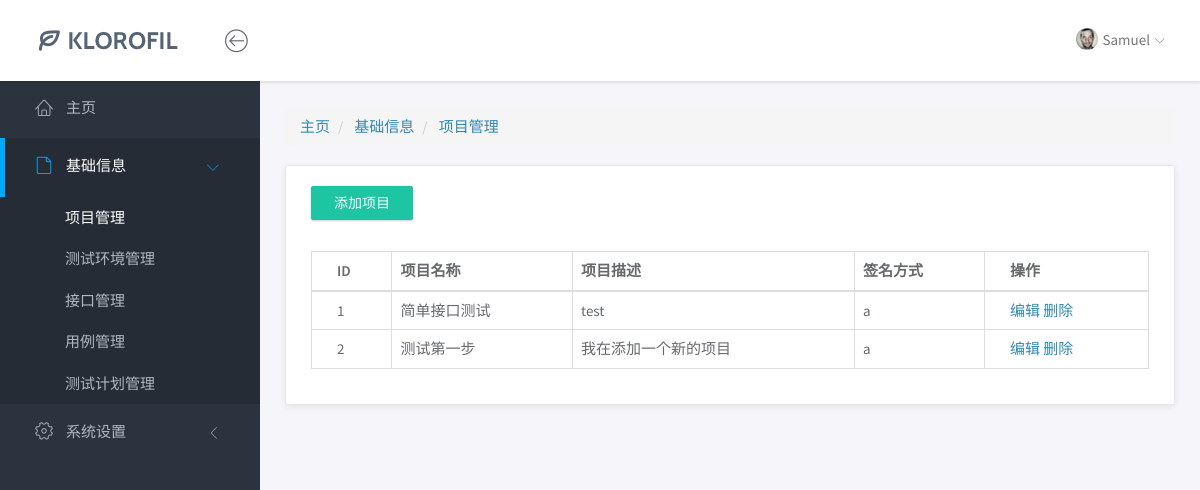
The app's page /base/project/, older data.
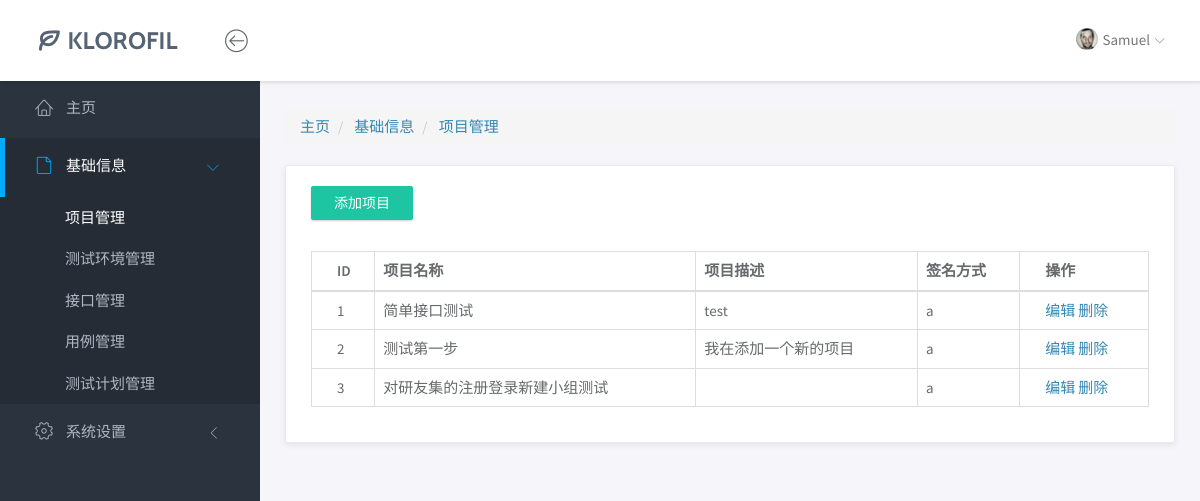
The same page, newer data.
### base/models.py (models this page shows, shortened)
class Project(models.Model):
    prj_id = models.AutoField(primary_key=True, null=False)   # 项目ID
    prj_name = models.CharField(max_length=50)                # 项目名称
    sign = models.ForeignKey('Sign', on_delete=models.CASCADE)  # 关联的签名信息（外键）
    description = models.CharField(max_length=100)           # 项目描述

class Sign(models.Model):
    sign_id = models.AutoField(primary_key=True, null=False)  # 签名ID
    sign_name = models.CharField(max_length=50)              # 签名名称
    description = models.CharField(max_length=100)           # 签名描述
    def __str__(self):
        return self.sign_name

### base/views/project_views.py (the view)
# urls.py: path('project/', project_index),
def project_index(request):
    prj_list = Project.objects.all()
    return render(request, "base/project/index.html", {"prj_list": prj_list})

### templates/base/project/index.html
{% extends "../../base.html" %}
{% block crumbs %}
    <div class="row">
        <div class="col-md-12">
            <ol class="breadcrumb">
                <li>
                    <a href="/yqjr/index">主页</a>
                </li>
                <li class="active">
                    <a class="this">基础信息</a>
                </li>
                <li class="active">
                    <a class="this-page">项目管理</a>
                </li>
            </ol>
        </div>
    </div>
{% endblock %}
{% block body %}
    <div class="row">
        <div class="col-md-12">
            <div class="panel">
                <div class="panel-heading">
                   <a href="/base/project_add/" class="btn btn-primary">添加项目</a>
                </div>
                <div class="panel-body">
                    <table class="table table-bordered">
                        <thead>
                        <tr>
                            <th>ID</th>
                            <th>项目名称</th>
                            <th>项目描述</th>
                            <th>签名方式</th>
                            <th>操作</th>
                        </tr>
                        </thead>
                        <tbody>
                        {% for prj in prj_list %}
                            <tr>
                                <td>{{ prj.prj_id }}</td>
                                <td>{{ prj.prj_name }}</td>
                                <td>{{ prj.description }}</td>
                                <td>{{ prj.sign }}</td>
                                <td>
                                    <a href="/base/project_update?prj_id={{ prj.prj_id }}" class="layui-btn layui-btn-xs"
                                       lay-event="edit">编辑</a>
                                    <a href="/base/project_delete?prj_id={{ prj.prj_id }}"
                                       class="layui-btn layui-btn-danger layui-btn-xs" lay-event="del">删除</a>
                                </td>
                            </tr>
                        {% endfor %}
                        </tbody>
                    </table>
                </div>
            </div>
        </div>
    </div>
{% endblock %}

Row changes from the older to the newer data that the page shows:
added Project: prj_id "3", prj_name "对研友集的注册登录新建小组测试", sign "a"
